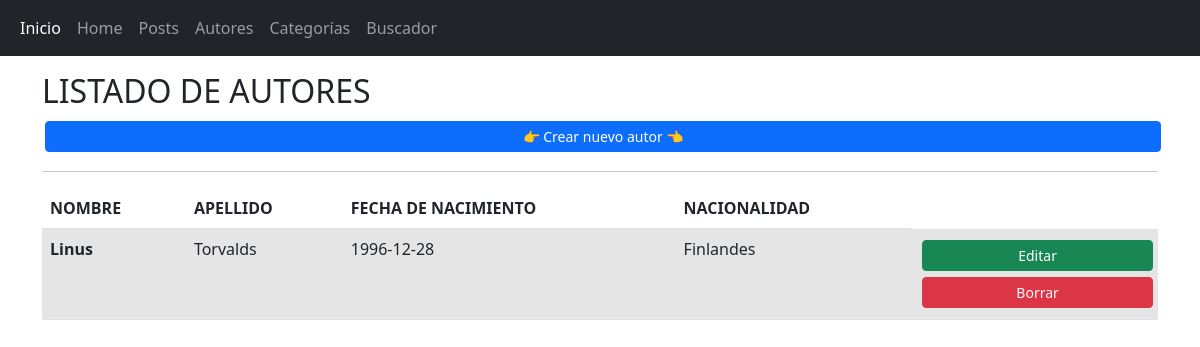
The app's page /autor/autor_list with its own data.
### AppBlog/models.py (models this page shows, shortened)
class Autor(models.Model):
    id = models.AutoField(primary_key=True)
    nombre = models.CharField(max_length=100)
    apellido = models.CharField(max_length=100)
    fecha_nacimiento = models.DateField()
    nacionalidad = models.CharField(max_length=100)

### AppBlog/views.py (the view)
# urls.py: path('autor/autor_list', AutorList.as_view(), name='autor_list'),
class AutorList(ListView):
    model = Autor
    queryset = Autor.objects.order_by('nombre')
    template_name= 'autor/autor_list.html'

### AppBlog/templates/autor/autor_list.html
{% extends 'componentes/padre.html' %}
{% load static %}
{% block contenido %}
<h2>LISTADO DE AUTORES</h2>
<a class="btn btn-primary text-white btn-sm" href="{% url 'autor_create' %}" role="button" style="margin:3px; width:100%;"> 👉 Crear nuevo autor 👈</a>
<hr>
{% if object_list %}
<table class="table table-hover">
    <thead>
        <tr>
            <th scope="col">NOMBRE</th>
            <th scope="col">APELLIDO</th>
            <th scope="col">FECHA DE NACIMIENTO</th>
            <th scope="col">NACIONALIDAD</th>
        </tr>
    </thead>
    <tbody>
        {% for autor in object_list %}
        <tr class="table-active">
            <th scope="row">{{autor.nombre | striptags }}</th>
            <td>{{autor.apellido | striptags }}</td>
            <td>{{autor.fecha_nacimiento | striptags }}</td>
            <td>{{autor.nacionalidad | striptags }}</td>
            <td>
                <a class="btn btn-success btn-sm" href="{% url 'autor_update' autor.id %}" role="button"
                    style="margin:3px; width:100%;">Editar</a>
                <a class="btn btn-danger btn-sm" href="{% url 'autor_delete' autor.id %}" role="button"
                    style="margin:3px; width:100%">Borrar</a>
            </td>
        </tr>
        {% endfor %}
    </tbody>
</table>
{% else %}
<h2 class="lead">Ouchh....No hay autores cargados!!😬</h2>
<p>Contanos alguna novedad sobre el mundo IT <br> <a type="button" class="btn btn-info mt-3" href="#">Crear nuevo
        autor!!</a></p>
{% endif %}
{% endblock %}

### records on screen
Autor: nombre "Linus", apellido "Torvalds", fecha_nacimiento "1996-12-28", nacionalidad "Finlandes"
